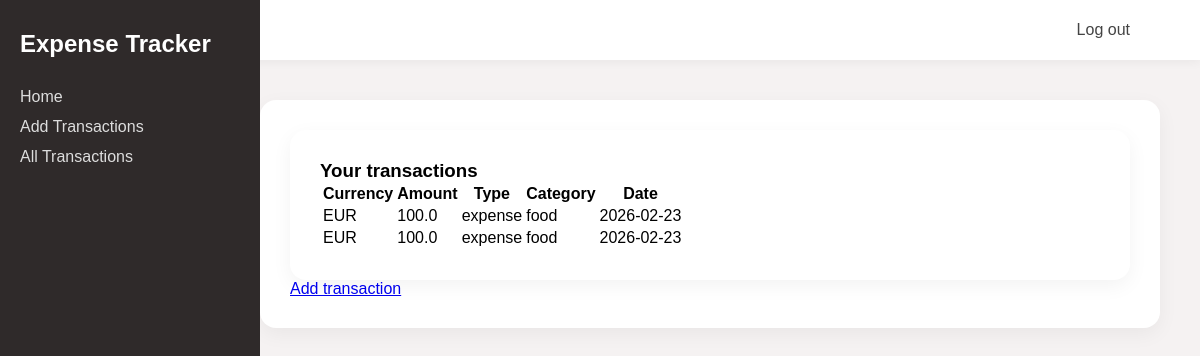
Page /personal (signed in) on the earlier database version.
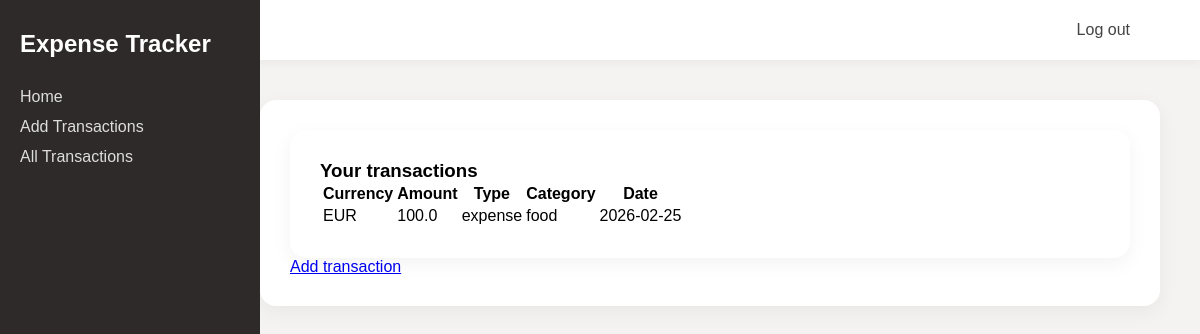
Same page on the later database version.
### tables this page shows
CREATE TABLE transactions
(
    transaction_id INTEGER PRIMARY KEY AUTOINCREMENT,
    user_id INTEGER NOT NULL,
    currency TEXT NOT NULL,
    amount REAL NOT NULL,
    type TEXT NOT NULL,
    category TEXT NOT NULL,
    date DATE NOT NULL
);

### app.py (the view)
@app.route("/personal")
@login_required
def personal():
    db = get_db()
    user_id = session["user_id"]
    content = db.execute("""SELECT * FROM transactions
                            WHERE user_id = ?
                            ORDER BY date DESC;
                            """, (user_id,)).fetchall()
    current_month = datetime.now().strftime("%Y-%m")
    expense = db.execute("""SELECT SUM(amount) as total
                            FROM transactions
                            WHERE user_id = ?
                            AND type = 'expense'
                            AND strftime('%Y-%m', date) = ?;
                            """, (user_id, current_month)).fetchone()["total"]
    income = db.execute("""SELECT SUM(amount) as total
                            FROM transactions
                            WHERE user_id = ?
                            AND type = 'income'
                            AND strftime('%Y-%m', date) = ?;
                            """, (user_id, current_month)).fetchone()["total"]
    expense = expense if expense else 0
    income = income if income else 0
    budget = 1000
    remaining = budget - expense
    percent = (expense / budget * 100) if budget else 0
    return render_template("personal.html", content=content)

### app.py (called while the page is built)
@app.before_request
def load_logged_in_user():
    g.user = session.get("user_id", None)

def login_required(view):
    @wraps(view)
    def wrapped_view(*args, **kwargs):
        if g.user is None:
            return redirect(url_for("login", next=request.url))
        return view(*args, **kwargs)
    return wrapped_view

### database.py (called while the page is built)
def get_db():
    if "db" not in g:
        g.db = sqlite3.connect(DATABASE,
            detect_types=sqlite3.PARSE_DECLTYPES
        )
        g.db.row_factory = sqlite3.Row
    return g.db

### templates/personal.html
{% extends "base.html" %}
{% block main_content %}
<section>
    <h3>
        Your transactions
    </h3>
    <table>
        <tr>
            <th>Currency</th>
            <th>Amount</th>
            <th>Type</th>
            <th>Category</th>
            <th>Date</th>
        </tr>
        {% for row in content %}
        <tr>
            <td>{{ row["currency"] }}</td>
            <td>{{ row["amount"] }}</td>
            <td>{{ row["type"] }}</td>
            <td>{{ row["category"] }}</td>
            <td>{{ row["date"] }}</td>
        </tr>
        {% endfor %}
    </table>
</section>
<a href="{{ url_for('add_transactions') }}">Add transaction</a>
{% endblock %}

### templates/base.html (shortened to what this page needs)
<!DOCTYPE html>
<html lang="en">
<head>
    <link rel="stylesheet" href="{{ url_for('static', filename='styles.css')}}">
</head>
<body>
    <header>
        <nav class="top-nav">
            <ul>
                {% if g.user %}
                <li><a href="{{ url_for('logout') }}">Log out</a></li>
                {% else %}
                <li><a href="{{ url_for('login') }}">Login</a></li>
                <li><a href="{{ url_for('register') }}">Register</a></li>
                {% endif %}
            </ul>
        </nav>
    </header>
    <aside>
        <h1>Expense Tracker</h1>
        <nav>
            <ul>
                <li><a href="{{ url_for('index') }}">Home</a></li>
                <li><a href="{{ url_for('add_transactions') }}">Add Transactions</a></li>
                <li><a href="{{ url_for('personal') }}">All Transactions</a></li>
            </ul>
        </nav>
    </aside>
    <main>
        <section>
            {% block main_content %}
            {% endblock %}
        </section>
    </main>
</body>
</html>

### static/styles.css (style rules this page uses)
* { margin: 0; font-family: sans-serif; }
html { background-color: #f5f2f2; }
aside { position: fixed; left: 0; top: 0; width: 220px; height: 100vh; background-color: #2f2a2a; color: white; padding: 30px 20px; }
aside h1 { margin-top: 0; }
aside nav ul { list-style: none; padding: 0; margin-top: 30px; }
aside nav ul li { margin-bottom: 12px; }
aside nav a { color: #ddd; text-decoration: none; }
header { position: fixed; right: 0; top: 0; left: 220px; height: 60px; background: white; display: flex; justify-content: flex-end; align-items: center; padding-right: 30px; box-shadow: 0 2px 10px rgba(0, 0, 0, 0.05); }
header ul { list-style: none; margin: 0; padding: 0; display: flex; }
header li { margin-left: 20px; }
header a { text-decoration: none; color: #444; padding: 40px; }
main { margin-left: 220px; margin-top: 60px; padding: 40px; }
section { background-color: white; padding: 30px; border-radius: 16px; box-shadow: 0 6px 20px rgba(0, 0, 0, 0.05); }

Differences in the rows shown:
removed transactions: currency "EUR", amount "100.0", type "expense", category "food", date "2026-02-23"
changed transactions "EUR": date "2026-02-23" → "2026-02-25"
